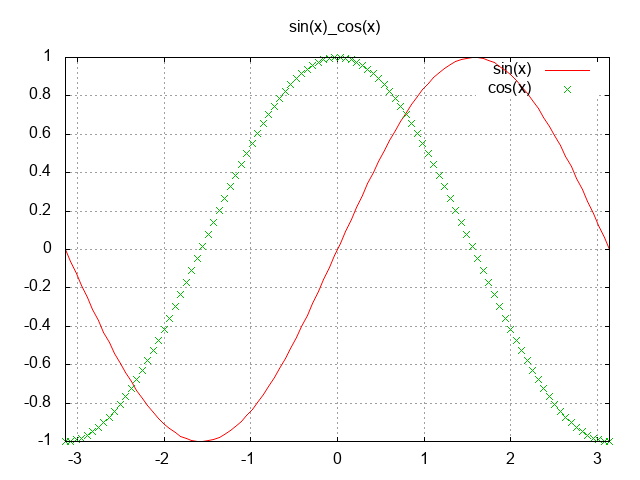

Write the gnuplot code that produced this figure.
set terminal png truecolor
set output "sincos2.png"
set autoscale
set grid
set title "sin(x)_cos(x)"
plot [-pi:pi] sin(x), cos(x) with points pointtype 2
